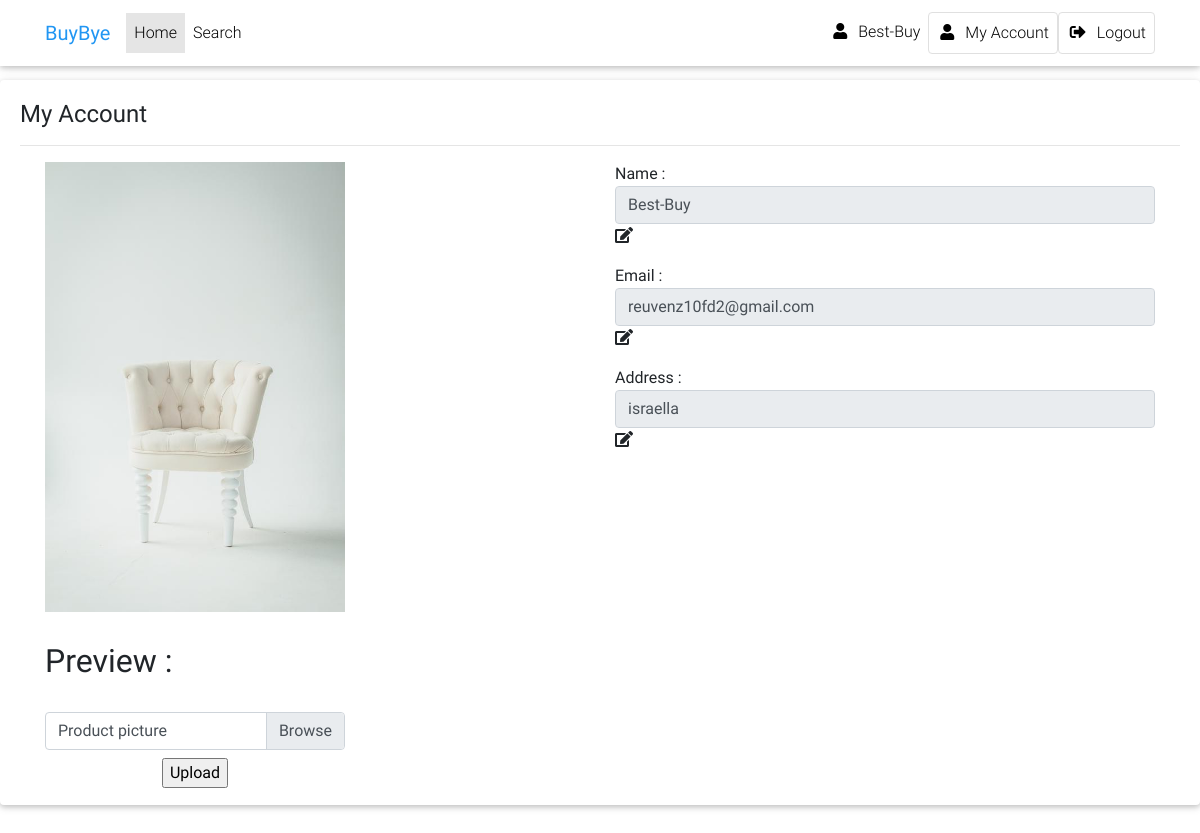
The app's page /suppliers/supplier_account (signed in) with its own data.
### ecommerce/models.py (models this page shows, shortened)
class Supplier(db.Model, UserMixin):
    __tablename__ = 'suppliers'
    id = db.Column(db.Integer, primary_key = True)
    email = db.Column(db.String(64), unique=True , nullable=False)
    username = db.Column(db.String(64), unique=True, nullable=False)
    password_hash = db.Column(db.String(128), nullable=False)
    name = db.Column(db.String(256), default='N/A')
    type_of = db.Column(db.String(256), default='N/A')
    address = db.Column(db.String(256), default='N/A')
    photo = db.Column(db.String(64), default='default.jpg')
    products = db.relationship('Product', backref='supplier', lazy='dynamic')
    orders = db.relationship('Order', backref='supplier', lazy='dynamic')
    join_time = db.Column(db.DateTime)
    last_change_time = db.Column(db.DateTime)

### ecommerce/supllier_views.py (the view)
@app.route('/suppliers/supplier_account', methods = ['GET', 'POST'])
def supplier_account():
        if session.get('supplier_username', None) is None:
            return redirect(url_for('suppliers_index'))
        data = { 'supplier' : Supplier.query.get(session.get('supplier_id'))}
        return render_template('/suppliers/supplier_account.html' , **data)

### ecommerce/templates/suppliers/supplier_account.html (shortened to what this page needs)
{% extends "suppliers/sup_layout.html" %}
{% block content %}
<link href="{{url_for('static',filename='suppliers/css/supplier_account.css')}}" rel="stylesheet">
<div class="card">
    <div class="card-body">
        <h4 class="card-title">My Account</h4>
        <hr>
        <div class="container">
            <div class="row">
                <div class="col">
                    <img id="supplier_img" src="{{supplier.photo}}">
                    <form method="post" action="" enctype="multipart/form-data" id="myform">
                        <div id='preview' class='preview'>
                            <h2>Preview :</h2>
                        </div>
                        <div id='photo_upload' class="custom-file">
                            <label class="custom-file-label" for="file">Product picture</label>
                            <div class="justify-content-center m-2 row" >
                                <input type="button" class="button" value="Upload" id="but_upload">
                            </div>
                        </div>
                    </form>
                </div>
                <div class="col">
                    <p>Name :<input class="form-control" type="text" id='name' disabled  value="{{supplier.name}}">  <span> <i id='name_edit' data-sibling='name_confirm' data-change='name'  class="fas fa-edit change"></i> </span> </p>
                    <p>Email :<input class="form-control" type="text" id='email' disabled  value="{{supplier.email}}">  <span> <i id='email_edit' data-sibling='email_confirm' data-change='email'  class="fas fa-edit change"></i> </span> </p>
                    <p>Address :<input class="form-control" type="text" id='address' disabled  value="{{supplier.address}}">  <span> <i id='address_edit' data-sibling='address_confirm' data-change='address'  class="fas fa-edit change"></i> </span> </p>
                </div>
            </div>
        </div>
    </div>
</div>
{% endblock %}

### ecommerce/templates/suppliers/sup_layout.html (shortened to what this page needs)
<!DOCTYPE html>
<html lang="en">
<head>
  <link rel="stylesheet" href="https://use.fontawesome.com/releases/v5.11.2/css/all.css">
  <link href="{{url_for('static',filename='vandor/css/bootstrap.min.css')}}" rel="stylesheet">
  <link href="{{url_for('static',filename='vandor/css/mdb.min.css')}}" rel="stylesheet">
  <link href="{{url_for('static',filename='vandor/css/style.min.css')}}" rel="stylesheet">
  <link href="{{url_for('static',filename='suppliers/css/sup_layout.css')}}" rel="stylesheet">
</head>
<body>
  <nav class="navbar fixed-top navbar-expand-lg navbar-light white scrolling-navbar">
    <div class="container">
      <a class="navbar-brand waves-effect" href="{{url_for('index')}}" target="_self">
        <strong class="blue-text">BuyBye</strong>
      </a>
      <div class="collapse navbar-collapse" id="navbarSupportedContent">
        <ul class="navbar-nav mr-auto">
          <li class="nav-item active">
            <a class="nav-link waves-effect" href="{{url_for('index')}}">Home
            </a>
          </li>
          <li class="nav-item">
            <a class="nav-link waves-effect" href="#"
              target="_self">Search</a>
          </li>
        </ul>
        {% if supplier %}
        <ul class="navbar-nav nav-flex-icons">
          <li class="nav-item">
            <a class="nav-link rounded waves-effect"
              target="_blank">
              <i class="fas fa-user mr-2"></i>{{supplier.name}}
            </a>
          </li>
          <li class="nav-item">
            <a href="{{url_for('supplier_account')}}" class="nav-link border border-light rounded waves-effect"
            target='_self	'>
              <i class="fas fa-user mr-2"></i>My Account
            </a>
          </li>
          <li class="nav-item">
            <a href="{{url_for('suppliers_logout')}}" target='_self	' class="nav-link border border-light rounded waves-effect"
            target='_self	'>
              <i class="fas fa-sign-out-alt mr-2"></i>Logout
            </a>
          </li>
          {% endif %}
        </ul>
      </div>
    </div>
  </nav>
{%block content%}
{%endblock%}
    </body>
</html>

### ecommerce/static/suppliers/css/sup_layout.css (style rules this page uses)
body { margin-top: 80px; }

### ecommerce/static/suppliers/css/supplier_account.css (style rules this page uses)
body { margin-top:80px }
img { max-width:300px }
.change { cursor: pointer; }
#supplier_img { max-width: 300px; margin-bottom:30px }
#photo_upload { max-width: 300px; }

### records on screen
Supplier: name "Best-Buy", photo (picture), email "reuvenz10fd2@gmail.com", address "israella"
